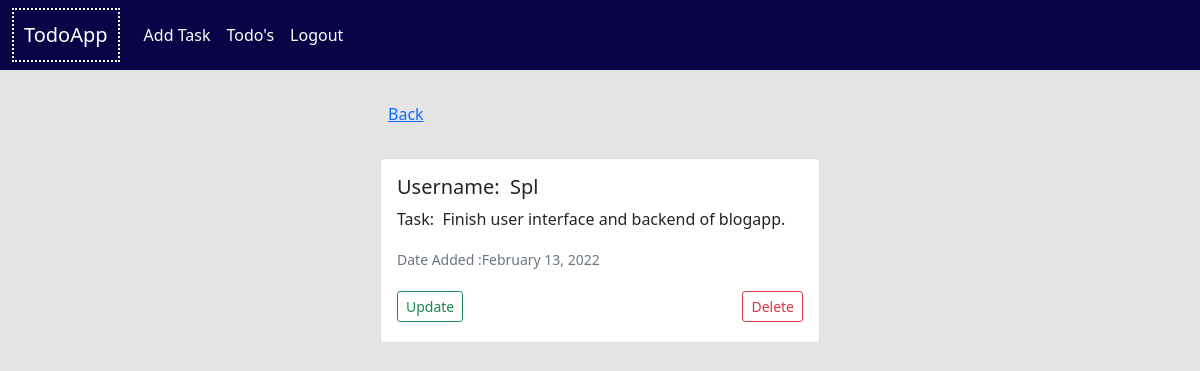
The app's page /detail_todo/vakbcm-1230987spl-12309870jzy2m/8/ (signed in) with its own data.
### todo/models.py (models this page shows, shortened)
class Todo(models.Model):
    todo_id = models.AutoField(primary_key=True)
    slug = models.SlugField(blank=True, null=True, editable=False)
    user = models.ForeignKey(User, on_delete=models.CASCADE)
    task = models.CharField(max_length=200)
    time_created = models.DateTimeField(auto_now_add=True)

### todo/views.py (the view)
# urls.py: path('detail_todo/<slug:slug>/<int:pk>/', DetailTodoView.as_view(), name='detail_todo'),
class DetailTodoView(LoginRequiredMixin, DetailView):
    model = Todo
    template_name = 'todo/detail.html'
    context_object_name = 'todos'

### templates/todo/detail.html (shortened to what this page needs)
{% extends "todo/base.html" %} {% block content %}
    <div class="col-10 m-auto mb-4 ">
    <p class='mb-4 p-2'> <a href="{% url 'list_todo' %}"> Back </a> </p>
      <div class="card text-left">
        <div class="card-body">
          <h5 class="card-title">Username: &nbsp{{todos.user.username|capfirst}}</h5>
          <p class="card-text">Task: &nbsp{{todos.task|capfirst}}</p>
          <p class="card-text"><small class="text-muted">Date Added :{{ todos.time_created|date:"F d, Y" }}</small></p>
                  {% if todos.user == user %}
        <div class="d-flex justify-content-between">
            <a class="btn btn-outline-success  btn-sm  mt-1 mb-1" href="{% url 'update_todo' todos.slug todos.todo_id %}">Update</a>
            <a class="btn btn-outline-danger  btn-sm mt-1 mb-1" href="{% url 'delete_todo' todos.slug todos.todo_id %}">Delete</a>
        </div>
        {% endif %}
        </div>
      </div>
    </div>
    </div>
{% endblock content %}

### records on screen
Todo: user.username "Spl", task "Finish user interface and backend of blogapp.", time_created "February 13, 2022"
